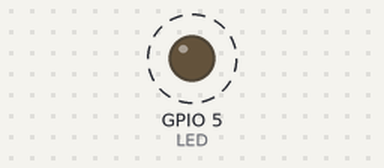
Bench run of a sketch on a simulated ESP32. Shown: output pins drawn as LEDs (lit = HIGH). Dashed ring = blinking.

Above: at 0.2 s.
Timing chart, 0 to 3.0 s (numbered marks = the images above):
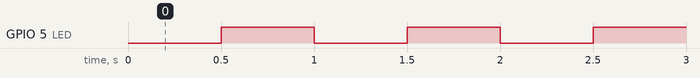

The sketch:

4.LED_timerInterrupt.ino
```cpp
#define LED 5
#define ONTIME 500000  // In microseconds
#define OFFTIME 2000000 // In microseconds
hw_timer_t *My_timer = NULL;
void IRAM_ATTR onTimer(){
digitalWrite(LED, !digitalRead(LED));
if(digitalRead(LED)){
  timerAlarmWrite(My_timer, ONTIME,true);
}
else{
  timerAlarmWrite(My_timer, OFFTIME,true);
}
}
void setup() {
pinMode(LED, OUTPUT);
//Set clock input to counter to 1MHz
My_timer = timerBegin(0, 80,  true); // counter 0, prescalar = 80, count UP=true
timerAttachInterrupt(My_timer, &onTimer, true);
timerAlarmWrite(My_timer, ONTIME,true); //timerInstance, alarm Value, auto reload
timerAlarmEnable(My_timer); //Just Enable
}
void loop() {
}
```

Measured:
- by itself, GPIO 5 (LED): alternates HIGH for 0.50 s and LOW for 0.50 s
